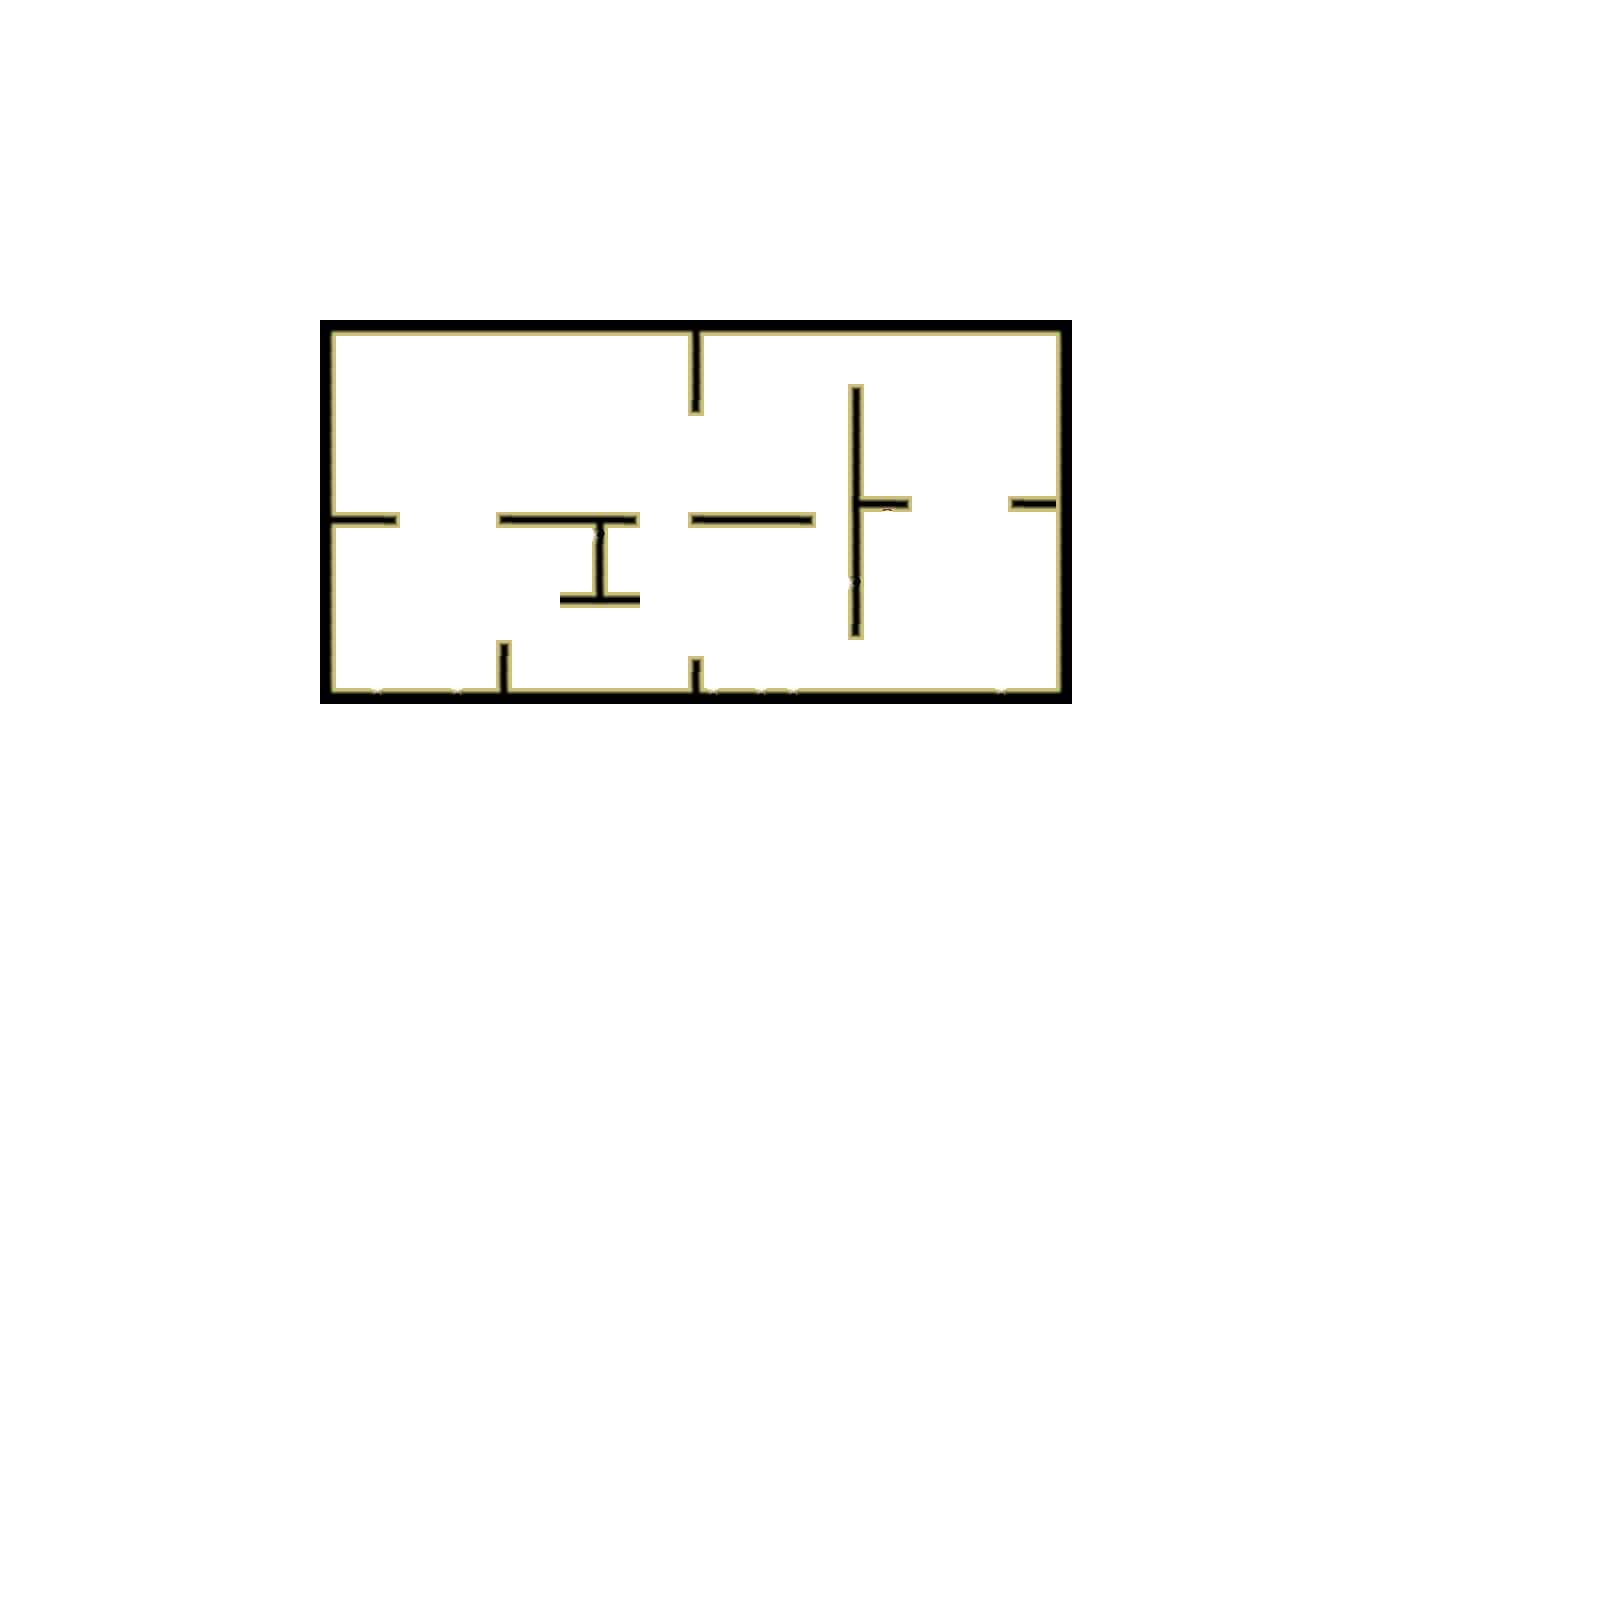

A level layout from a 2D game, rendered from its tile map. Below: a short description, then the map file with tile-grid data replaced by summaries:
An orthogonal 100x100 tile map with 16x16 px tiles, 1 tile layer (Collision), 3 hidden layers not drawn, 2 tilesets.

<map version="1.0" orientation="orthogonal" width="100" height="100" tilewidth="16" tileheight="16" backgroundcolor="#ffffff">
 <tileset firstgid="1" name="LD28" tilewidth="16" tileheight="16">
  <image source="LD28.png" width="800" height="600" />
 </tileset>
 <tileset firstgid="1851" name="LD28" tilewidth="16" tileheight="16">
  <image source="LD28.png" width="800" height="600" />
 </tileset>
 <layer name="Collision" width="100" height="100">
  <data>[10000 cells, 200 non-empty, 25 distinct tile ids]</data>
 </layer>
 <layer name="Sols" width="100" height="100" visible="0">
  <data>[10000 cells, 10000 non-empty, 14 distinct tile ids]</data>
 </layer>
 <layer name="Craquement" width="100" height="100" visible="0">
  <data>[10000 cells, 22 non-empty, 3 distinct tile ids]</data>
 </layer>
 <layer name="Murs" width="100" height="100" visible="0">
  <data>[10000 cells, 705 non-empty, 28 distinct tile ids]</data>
 </layer>
</map>